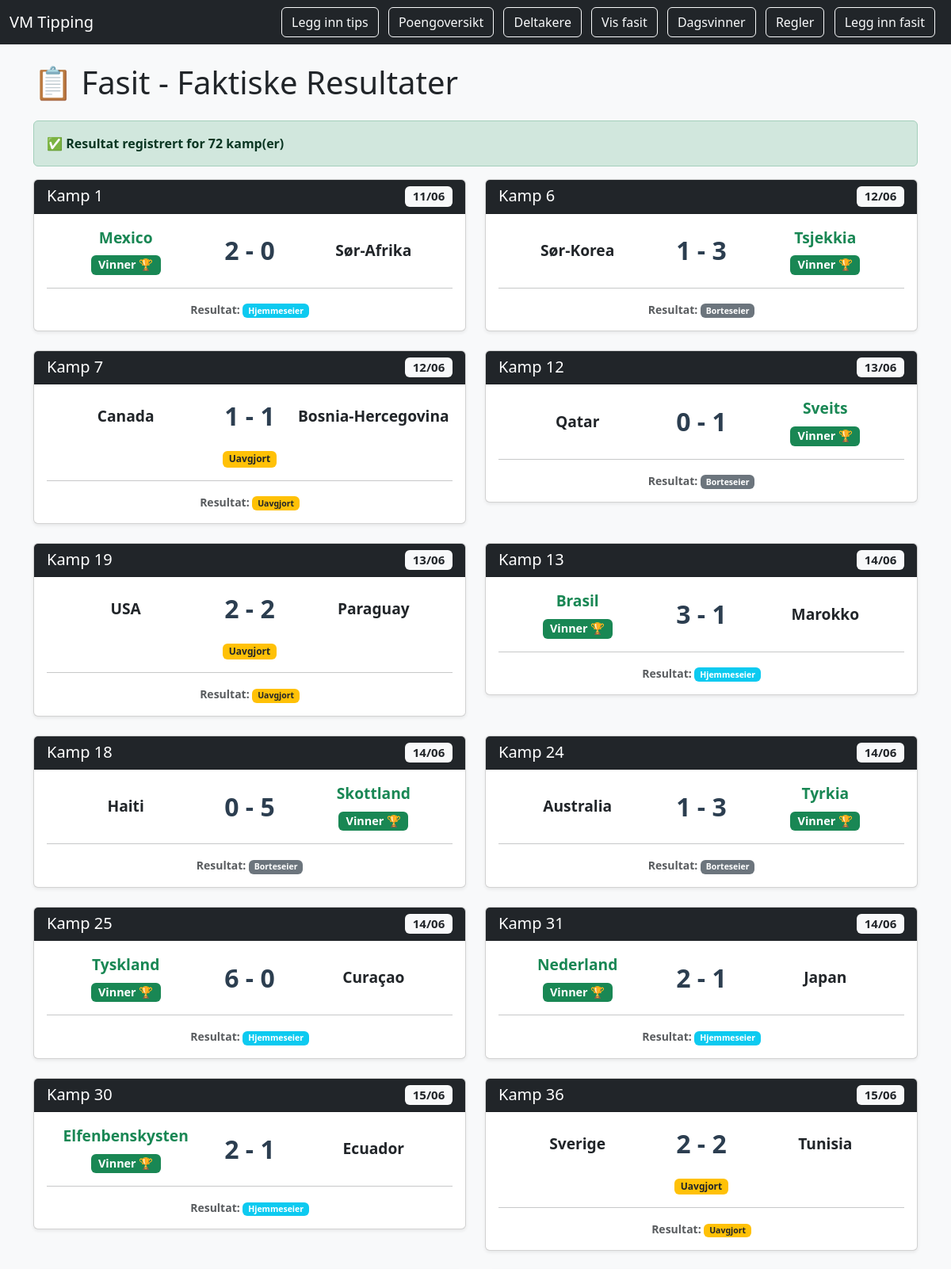
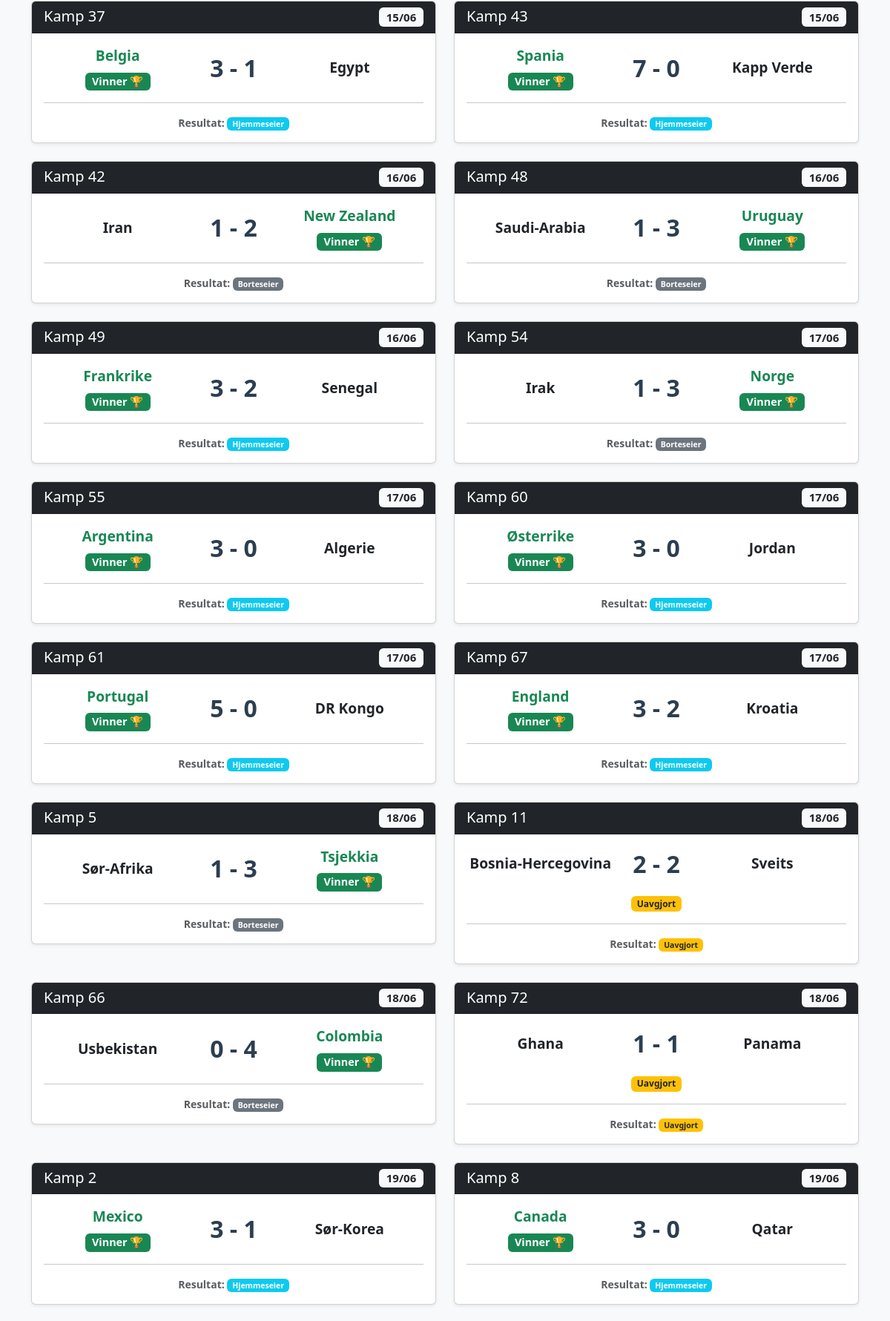
/fasit (upper part), run on the app's committed database (2 pictures, top to bottom).
### tables this page shows
CREATE TABLE resultater (
        kamp_id INTEGER PRIMARY KEY,
        hjemmelag TEXT,
        bortelag TEXT,
        mål_hjemme INTEGER,
        mål_borte INTEGER,
        resultat TEXT,
        dato DATE
    );

### app.py (the view)
@app.route('/fasit')
def fasit():
    conn = sqlite3.connect(DB_FILE)
    c = conn.cursor()
    c.execute('SELECT kamp_id, hjemmelag, bortelag, mål_hjemme, mål_borte, resultat, dato FROM resultater ORDER BY dato ASC, kamp_id ASC')
    resultater_data = c.fetchall()
    c.execute('SELECT fase, lag FROM sluttspillfasit ORDER BY fase')
    sluttspill_fasit = {}
    for fase, lag in c.fetchall():
        if fase not in sluttspill_fasit: sluttspill_fasit[fase] = []
        sluttspill_fasit[fase].append(lag)
    c.execute('SELECT gruppe, lag, plassering FROM gruppefasit')
    gruppefasit = {}
    for gruppe, lag, plassering in c.fetchall():
        if gruppe not in gruppefasit: gruppefasit[gruppe] = {}
        gruppefasit[gruppe][lag] = plassering
    conn.close()
    fasit_liste = []
    hjemmeseire = uavgjort = borteseire = totalt_mål = 0
    for kid, hjemmelag, bortelag, mål_hjemme, mål_borte, resultat, dato in resultater_data:
        fasit_liste.append({'kamp_id': kid, 'hjemmelag': hjemmelag, 'bortelag': bortelag,
                            'mål_hjemme': mål_hjemme, 'mål_borte': mål_borte, 'resultat': resultat, 'dato': dato})
        if resultat == 'H': hjemmeseire += 1
        elif resultat == 'U': uavgjort += 1
        elif resultat == 'B': borteseire += 1
        totalt_mål += mål_hjemme + mål_borte
    statistikk = {'hjemmeseire': hjemmeseire, 'uavgjort': uavgjort, 'borteseire': borteseire,
                  'totalt_mål': totalt_mål, 'gjennomsnitt_mål': totalt_mål / len(fasit_liste) if fasit_liste else 0}
    return render_template('fasit.html', fasit=fasit_liste, statistikk=statistikk,
                           sluttspill_fasit=sluttspill_fasit,
                           sluttspill_datoer_tekst=sluttspill_datoer_tekst,
                           gruppefasit=gruppefasit)

### app.py (called while the page is built)
@app.context_processor
def inject_tipping_stengt():
    return {'tipping_stengt': datetime.now() >= stengt_tidspunkt}

### templates/fasit.html (shortened to what this page needs)
<!DOCTYPE html>
<html lang="no">
<head>
    <link href="https://cdn.jsdelivr.net/npm/bootstrap@5.3.0/dist/css/bootstrap.min.css" rel="stylesheet">
</head>
<body class="bg-light">
<nav class="navbar navbar-expand-lg navbar-dark bg-dark mb-4">
    <div class="container-fluid">
        <a class="navbar-brand" href="/">VM Tipping</a>
        <div>
            {% if tipping_stengt %}
            <span class="btn btn-outline-secondary me-2 disabled" style="opacity:0.5; cursor:not-allowed;">⛔ Tipping stengt</span>
            {% else %}
            <a class="btn btn-outline-light me-2" href="/tips">Legg inn tips</a>
            {% endif %}
            <a class="btn btn-outline-light me-2" href="/poeng">Poengoversikt</a>
            <a class="btn btn-outline-light me-2" href="/deltakere">Deltakere</a>
            <a class="btn btn-outline-light me-2" href="/fasit">Vis fasit</a>
            <a class="btn btn-outline-light me-2" href="/dagsvinner">Dagsvinner</a>
            <a class="btn btn-outline-light me-2" href="/regler">Regler</a>
            <a class="btn btn-outline-light me-2" href="/resultater">Legg inn fasit</a>
        </div>
    </div>
</nav>
<div class="container">
    <h1 class="mb-4">📋 Fasit - Faktiske Resultater</h1>
    {% if fasit %}
        <div class="alert alert-success">
            <strong>✅ Resultat registrert for {{ fasit|length }} kamp(er)</strong>
        </div>
        <div class="row">
            {% for resultat in fasit %}
            <div class="col-md-6 mb-4">
                <div class="card result-card shadow-sm">
                    <div class="card-header bg-dark text-white">
                        <h5 class="mb-0">
                            Kamp {{ resultat.kamp_id }}
                            {% if resultat.dato %}
                            <span class="badge bg-light text-dark float-end">{{ resultat.dato[8:10] }}/{{ resultat.dato[5:7] }}</span>
                            {% endif %}
                        </h5>
                    </div>
                    <div class="card-body text-center">
                        <div class="row align-items-center">
                            <div class="col-5">
                                <div class="team-name
                                    {% if resultat.resultat == 'H' %}text-success fw-bold{% endif %}">
                                    {{ resultat.hjemmelag }}
                                </div>
                                {% if resultat.resultat == 'H' %}
                                <span class="badge bg-success winner-badge mt-2">Vinner 🏆</span>
                                {% endif %}
                            </div>
                            <div class="col-2">
                                <div class="score">{{ resultat.mål_hjemme }} - {{ resultat.mål_borte }}</div>
                            </div>
                            <div class="col-5">
                                <div class="team-name
                                    {% if resultat.resultat == 'B' %}text-success fw-bold{% endif %}">
                                    {{ resultat.bortelag }}
                                </div>
                                {% if resultat.resultat == 'B' %}
                                <span class="badge bg-success winner-badge mt-2">Vinner 🏆</span>
                                {% endif %}
                            </div>
                        </div>
                        {% if resultat.resultat == 'U' %}
                        <div class="mt-3">
                            <span class="badge bg-warning text-dark">Uavgjort</span>
                        </div>
                        {% endif %}
                        <hr class="my-3">
                        <div class="small text-muted">
                            <strong>Resultat:</strong>
                            <span class="badge
                                {% if resultat.resultat == 'H' %}bg-info
                                {% elif resultat.resultat == 'U' %}bg-warning text-dark
                                {% else %}bg-secondary{% endif %}">
                                {% if resultat.resultat == 'H' %}Hjemmeseier
                                {% elif resultat.resultat == 'U' %}Uavgjort
                                {% else %}Borteseier{% endif %}
                            </span>
                        </div>
                    </div>
                </div>
            </div>
            {% endfor %}
        </div>
    {% else %}
        <div class="alert alert-warning">
            <h4>⚠️ Ingen resultater registrert ennå</h4>
            <p>Fasit er ikke lagt inn for noen kamper ennå.</p>
            <a href="/resultater" class="btn btn-primary">Legg inn fasit</a>
        </div>
    {% endif %}
</div>
</body>
</html>

### templates/fasit.html (style rules this page uses)
.result-card { transition: transform 0.2s; }
.score { font-size: 2em; font-weight: bold; color: #2c3e50; }
.team-name { font-size: 1.2em; font-weight: 600; }
.winner-badge { font-size: 0.9em; }

### data on the page
resultater: kamp_id "1", dato "11", dato "06", hjemmelag "Mexico", resultat "Vinner 🏆", mål_hjemme "2", mål_borte "0", bortelag "Sør-Afrika"
resultater: kamp_id "6", dato "12", dato "06", hjemmelag "Sør-Korea", mål_hjemme "1", mål_borte "3", bortelag "Tsjekkia", resultat "Vinner 🏆"
resultater: kamp_id "7", dato "12", dato "06", hjemmelag "Canada", mål_hjemme "1", mål_borte "1", bortelag "Bosnia-Hercegovina", resultat "Uavgjort"
resultater: kamp_id "12", dato "13", dato "06", hjemmelag "Qatar", mål_hjemme "0", mål_borte "1", bortelag "Sveits", resultat "Vinner 🏆"
resultater: kamp_id "19", dato "13", dato "06", hjemmelag "USA", mål_hjemme "2", mål_borte "2", bortelag "Paraguay", resultat "Uavgjort"
resultater: kamp_id "13", dato "14", dato "06", hjemmelag "Brasil", resultat "Vinner 🏆", mål_hjemme "3", mål_borte "1", bortelag "Marokko"
resultater: kamp_id "18", dato "14", dato "06", hjemmelag "Haiti", mål_hjemme "0", mål_borte "5", bortelag "Skottland", resultat "Vinner 🏆"
resultater: kamp_id "24", dato "14", dato "06", hjemmelag "Australia", mål_hjemme "1", mål_borte "3", bortelag "Tyrkia", resultat "Vinner 🏆"
resultater: kamp_id "25", dato "14", dato "06", hjemmelag "Tyskland", resultat "Vinner 🏆", mål_hjemme "6", mål_borte "0", bortelag "Curaçao"
resultater: kamp_id "31", dato "14", dato "06", hjemmelag "Nederland", resultat "Vinner 🏆", mål_hjemme "2", mål_borte "1", bortelag "Japan"
resultater: kamp_id "30", dato "15", dato "06", hjemmelag "Elfenbenskysten", resultat "Vinner 🏆", mål_hjemme "2", mål_borte "1", bortelag "Ecuador"
resultater: kamp_id "36", dato "15", dato "06", hjemmelag "Sverige", mål_hjemme "2", mål_borte "2", bortelag "Tunisia", resultat "Uavgjort"
resultater: kamp_id "37", dato "15", dato "06", hjemmelag "Belgia", resultat "Vinner 🏆", mål_hjemme "3", mål_borte "1", bortelag "Egypt"
resultater: kamp_id "43", dato "15", dato "06", hjemmelag "Spania", resultat "Vinner 🏆", mål_hjemme "7", mål_borte "0", bortelag "Kapp Verde"
resultater: kamp_id "42", dato "16", dato "06", hjemmelag "Iran", mål_hjemme "1", mål_borte "2", bortelag "New Zealand", resultat "Vinner 🏆"
resultater: kamp_id "48", dato "16", dato "06", hjemmelag "Saudi-Arabia", mål_hjemme "1", mål_borte "3", bortelag "Uruguay", resultat "Vinner 🏆"
resultater: kamp_id "49", dato "16", dato "06", hjemmelag "Frankrike", resultat "Vinner 🏆", mål_hjemme "3", mål_borte "2", bortelag "Senegal"
resultater: kamp_id "54", dato "17", dato "06", hjemmelag "Irak", mål_hjemme "1", mål_borte "3", bortelag "Norge", resultat "Vinner 🏆"
resultater: kamp_id "55", dato "17", dato "06", hjemmelag "Argentina", resultat "Vinner 🏆", mål_hjemme "3", mål_borte "0", bortelag "Algerie"
resultater: kamp_id "60", dato "17", dato "06", hjemmelag "Østerrike", resultat "Vinner 🏆", mål_hjemme "3", mål_borte "0", bortelag "Jordan"
resultater: kamp_id "61", dato "17", dato "06", hjemmelag "Portugal", resultat "Vinner 🏆", mål_hjemme "5", mål_borte "0", bortelag "DR Kongo"
resultater: kamp_id "67", dato "17", dato "06", hjemmelag "England", resultat "Vinner 🏆", mål_hjemme "3", mål_borte "2", bortelag "Kroatia"
resultater: kamp_id "5", dato "18", dato "06", hjemmelag "Sør-Afrika", mål_hjemme "1", mål_borte "3", bortelag "Tsjekkia", resultat "Vinner 🏆"
resultater: kamp_id "11", dato "18", dato "06", hjemmelag "Bosnia-Hercegovina", mål_hjemme "2", mål_borte "2", bortelag "Sveits", resultat "Uavgjort"
resultater: kamp_id "66", dato "18", dato "06", hjemmelag "Usbekistan", mål_hjemme "0", mål_borte "4", bortelag "Colombia", resultat "Vinner 🏆"
resultater: kamp_id "72", dato "18", dato "06", hjemmelag "Ghana", mål_hjemme "1", mål_borte "1", bortelag "Panama", resultat "Uavgjort"
resultater: kamp_id "2", dato "19", dato "06", hjemmelag "Mexico", resultat "Vinner 🏆", mål_hjemme "3", mål_borte "1", bortelag "Sør-Korea"
resultater: kamp_id "8", dato "19", dato "06", hjemmelag "Canada", resultat "Vinner 🏆", mål_hjemme "3", mål_borte "0", bortelag "Qatar"

### other printed values
{{ fasit|length }} "72"
